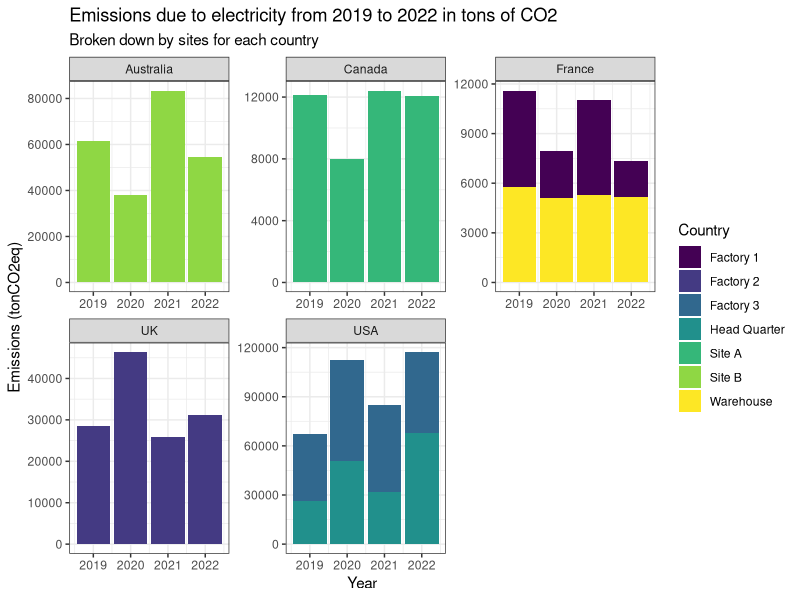
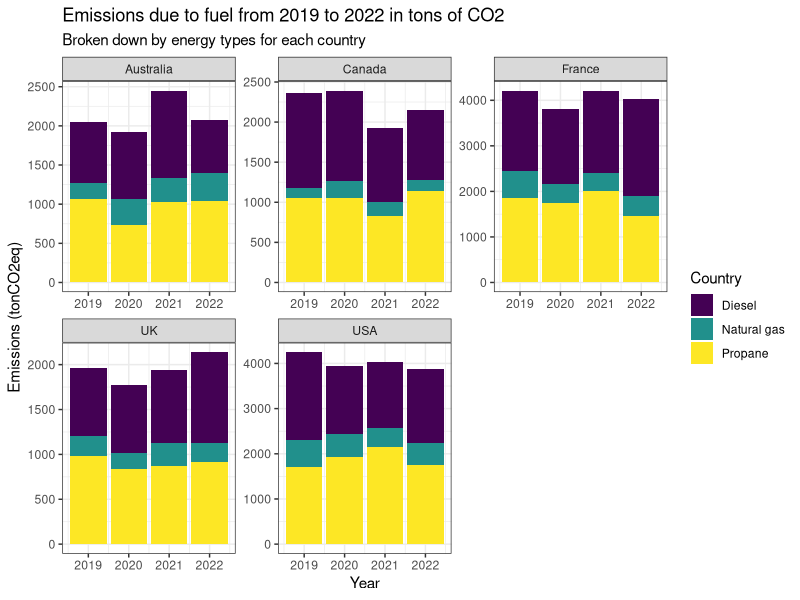
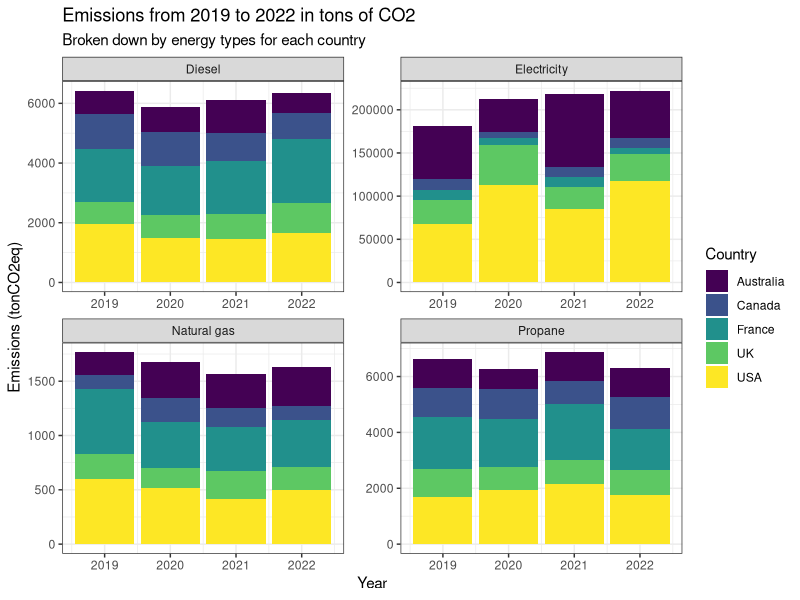

Source code (R) for these figures, in order:
## ---- chunk 1
knitr::opts_chunk$set(echo = TRUE)
## ---- chunk 2
library(readxl)
library(lubridate)
library(dplyr)
library(tidyr)
library(ggplot2)
## ---- chunk 3
consumption <- read_xlsx("data/footprint_data.xlsx", sheet = "comsumption") %>% 
  mutate(year = year(date))
structure <- read_xlsx("data/footprint_data.xlsx", sheet = "structure")
energy_scopes <- read_xlsx("data/footprint_data.xlsx", sheet = "energy_scopes")

EF_fuel <- read_xlsx("data/footprint_data.xlsx", sheet = "EF_fuel")
EF_elec <- read_xlsx("data/footprint_data.xlsx", sheet = "EF_elec")
energy_conversions <- read_xlsx("data/footprint_data.xlsx", sheet = "energy_conversions")
GWP <- read_xlsx("data/footprint_data.xlsx", sheet = "GWP")
## ---- chunk 4
consumption_joined <- consumption %>%
  
  # Join to structure to get to country
  left_join(structure, by = "site") %>% 
  
  # Collapse to useful dimensions
  group_by(country, year, site, energy_type, unit) %>% 
  summarise(value = sum(value)) %>% 
  ungroup() %>% 
  
  # Convert MWh to kWh, gallons to Liters
  mutate(
    value = ifelse(unit == "MWh", value * 1e3, value),
    unit = ifelse(unit == "MWh", "kWh", unit)) %>% 
  mutate(
    value = ifelse(unit == "Gallons", value * 3.78541, value),
    unit = ifelse(unit == "Gallons", "Liters", unit)
  ) %>% 
  
  # Convert Liters to KWh based on the conversion table
  left_join(select(energy_conversions, -unit_to), 
            by = c("energy_type", "unit")) %>% 
  mutate(
    value = ifelse(!is.na(final_value) & 
                     unit == "Liters", (value/initial_value)*final_value, value),
    unit = ifelse(!is.na(final_value) & 
                     unit == "Liters", "kWh", unit)
  ) %>% 
  select(-final_value, -initial_value) %>% 
  
  # Convert propane and natural gas kwh to MMBTU 
  mutate(
    value = ifelse(unit == "kWh" & energy_type %in% c("Propane", "Natural gas"), 
                   value * 3.4121e-3, value),
    unit = ifelse(unit == "kWh" & energy_type %in% c("Propane", "Natural gas"), 
                  "MMBtu", unit)
  ) %>% 
  
  # Now that more things are in kWh/MMBtu, collapse to simplify
  group_by(country, year, site, energy_type, unit) %>% 
  summarise(value = sum(value)) %>% 
  ungroup() %>%
  
  # Multiply Electricity by corresponding EF to get emissions
  left_join(EF_elec, by = "country") %>% 
  mutate(
    tonCO2e = ifelse(energy_type == "Electricity" &
                     unit == "kWh", (value * EF_kgCO2e_kwh)/1e3, NA)
  ) %>% 
  select(-EF_kgCO2e_kwh) %>% 
  
  # Join to the energy types and corresponding GWP and compute emissions
  left_join(EF_fuel, by = c("energy_type", "unit")) %>% 
  left_join(GWP, by = "GHG_type") %>% 
  mutate(
    tonCO2e = ifelse(!is.na(GHG_type), 
                     (value*gGHG_Unit * GWP_gCO2e_gGHG)/1e6, tonCO2e)
  ) %>% 
  select(-gGHG_Unit, -GWP_gCO2e_gGHG, -GHG_type, -unit) %>% 
  
  # Final collapse
  group_by(country, year, site, energy_type) %>% 
  summarise(tonCO2e = sum(tonCO2e)) %>% 
  ungroup()
## ---- chunk 5
ggplot(consumption_joined %>% 
         filter(energy_type == "Electricity"), 
       aes(fill = site, y=tonCO2e, x=year)) +
  geom_bar(position="stack", stat="identity") +
  facet_wrap(~country, scales = "free") + 
  theme_bw() + 
  scale_fill_viridis_d() + 
  labs(x = "Year", y="Emissions (tonCO2eq)", fill = "Country",
       title = "Emissions due to electricity from 2019 to 2022 in tons of CO2", 
       subtitle ="Broken down by sites for each country")
## ---- chunk 6
ggplot(consumption_joined %>% 
         filter(energy_type != "Electricity"), 
       aes(fill = energy_type, y=tonCO2e, x=year)) +
  geom_bar(position="stack", stat="identity") +
  facet_wrap(~country, scales = "free") + 
  theme_bw() + 
  scale_fill_viridis_d() + 
  labs(x = "Year", y="Emissions (tonCO2eq)", fill = "Country",
       title = "Emissions due to fuel from 2019 to 2022 in tons of CO2", 
       subtitle ="Broken down by energy types for each country")
## ---- chunk 7
ggplot(consumption_joined, aes(fill=country, y=tonCO2e, x=year)) +
  geom_bar(position="stack", stat="identity") +
  facet_wrap(~energy_type, scales = "free") + 
  theme_bw() + 
  scale_fill_viridis_d() + 
  labs(x = "Year", y="Emissions (tonCO2eq)", fill = "Country",
       title = "Emissions from 2019 to 2022 in tons of CO2", 
       subtitle ="Broken down by energy types for each country")
